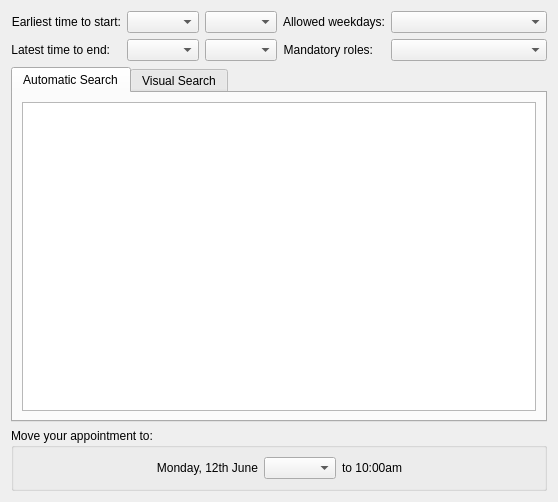
<?xml version="1.0" encoding="UTF-8"?>
<ui version="4.0">
 <class>Dialog</class>
 <widget class="QWidget" name="Dialog">
  <property name="geometry">
   <rect>
    <x>0</x>
    <y>0</y>
    <width>558</width>
    <height>502</height>
   </rect>
  </property>
  <property name="windowTitle">
   <string>Schedule a time</string>
  </property>
  <layout class="QGridLayout" name="gridLayout_2">
   <item row="0" column="0">
    <layout class="QHBoxLayout" name="horizontalLayout_3">
     <item>
      <layout class="QFormLayout" name="formLayout">
       <property name="fieldGrowthPolicy">
        <enum>QFormLayout::ExpandingFieldsGrow</enum>
       </property>
       <item row="0" column="0">
        <widget class="QLabel" name="label">
         <property name="text">
          <string>Earliest time to start:</string>
         </property>
         <property name="alignment">
          <set>Qt::AlignRight|Qt::AlignTrailing|Qt::AlignVCenter</set>
         </property>
        </widget>
       </item>
       <item row="0" column="1">
        <layout class="QHBoxLayout" name="horizontalLayout">
         <item>
          <widget class="KDateComboBox" name="mStartDate"/>
         </item>
         <item>
          <widget class="KTimeComboBox" name="mStartTime"/>
         </item>
        </layout>
       </item>
       <item row="1" column="0">
        <widget class="QLabel" name="label_2">
         <property name="text">
          <string>Latest time to end:</string>
         </property>
         <property name="alignment">
          <set>Qt::AlignRight|Qt::AlignTrailing|Qt::AlignVCenter</set>
         </property>
        </widget>
       </item>
       <item row="1" column="1">
        <layout class="QHBoxLayout" name="horizontalLayout_2">
         <item>
          <widget class="KDateComboBox" name="mEndDate"/>
         </item>
         <item>
          <widget class="KTimeComboBox" name="mEndTime"/>
         </item>
        </layout>
       </item>
      </layout>
     </item>
     <item>
      <layout class="QFormLayout" name="formLayout_2">
       <item row="0" column="0">
        <widget class="QLabel" name="label_3">
         <property name="toolTip">
          <string>Check the weekdays to include in the search.</string>
         </property>
         <property name="statusTip">
          <string/>
         </property>
         <property name="whatsThis">
          <string>Only the checked weekdays will be included in the free time slot search.</string>
         </property>
         <property name="text">
          <string>Allowed weekdays:</string>
         </property>
         <property name="alignment">
          <set>Qt::AlignRight|Qt::AlignTrailing|Qt::AlignVCenter</set>
         </property>
        </widget>
       </item>
       <item row="0" column="1">
        <widget class="KPIM::KWeekdayCheckCombo" name="mWeekdayCombo">
         <property name="sizePolicy">
          <sizepolicy hsizetype="MinimumExpanding" vsizetype="Fixed">
           <horstretch>0</horstretch>
           <verstretch>0</verstretch>
          </sizepolicy>
         </property>
         <property name="toolTip">
          <string>Check the weekdays to include in the search.</string>
         </property>
         <property name="whatsThis">
          <string>Only the checked weekdays will be included in the free time slot search.</string>
         </property>
        </widget>
       </item>
       <item row="1" column="0">
        <widget class="QLabel" name="label_5">
         <property name="toolTip">
          <string>Check the roles to include in the search.</string>
         </property>
         <property name="whatsThis">
          <string>Only the participants with the checked roles will be considered in the free time slot search.</string>
         </property>
         <property name="text">
          <string>Mandatory roles:</string>
         </property>
         <property name="alignment">
          <set>Qt::AlignRight|Qt::AlignTrailing|Qt::AlignVCenter</set>
         </property>
        </widget>
       </item>
       <item row="1" column="1">
        <widget class="KPIM::KCheckComboBox" name="mRolesCombo">
         <property name="sizePolicy">
          <sizepolicy hsizetype="MinimumExpanding" vsizetype="Fixed">
           <horstretch>0</horstretch>
           <verstretch>0</verstretch>
          </sizepolicy>
         </property>
         <property name="toolTip">
          <string>Check the roles to include in the search.</string>
         </property>
         <property name="whatsThis">
          <string>Only the participants with the checked roles will be considered in the free time slot search.</string>
         </property>
        </widget>
       </item>
      </layout>
     </item>
    </layout>
   </item>
   <item row="1" column="0">
    <widget class="QTabWidget" name="mTabWidget">
     <property name="currentIndex">
      <number>0</number>
     </property>
     <widget class="QWidget" name="mTextTab">
      <attribute name="title">
       <string>Automatic Search</string>
      </attribute>
      <layout class="QGridLayout" name="gridLayout">
       <item row="0" column="0">
        <widget class="QTableView" name="mTableView">
         <property name="alternatingRowColors">
          <bool>true</bool>
         </property>
         <property name="selectionMode">
          <enum>QAbstractItemView::SingleSelection</enum>
         </property>
         <property name="selectionBehavior">
          <enum>QAbstractItemView::SelectRows</enum>
         </property>
         <property name="showGrid">
          <bool>false</bool>
         </property>
         <attribute name="horizontalHeaderVisible">
          <bool>false</bool>
         </attribute>
         <attribute name="horizontalHeaderStretchLastSection">
          <bool>true</bool>
         </attribute>
         <attribute name="verticalHeaderVisible">
          <bool>false</bool>
         </attribute>
         <attribute name="verticalHeaderStretchLastSection">
          <bool>false</bool>
         </attribute>
        </widget>
       </item>
      </layout>
     </widget>
     <widget class="QWidget" name="mGanttTab">
      <attribute name="title">
       <string>Visual Search</string>
      </attribute>
     </widget>
    </widget>
   </item>
   <item row="2" column="0">
    <widget class="QGroupBox" name="mMoveApptGroupBox">
     <property name="title">
      <string>Move your appointment to:</string>
     </property>
     <layout class="QVBoxLayout" name="verticalLayout_3">
      <item>
       <layout class="QHBoxLayout" name="horizontalLayout_4">
        <item>
         <spacer name="horizontalSpacer">
          <property name="orientation">
           <enum>Qt::Horizontal</enum>
          </property>
          <property name="sizeHint" stdset="0">
           <size>
            <width>40</width>
            <height>20</height>
           </size>
          </property>
         </spacer>
        </item>
        <item>
         <widget class="QLabel" name="mMoveDayLabel">
          <property name="text">
           <string>Monday, 12th June</string>
          </property>
          <property name="alignment">
           <set>Qt::AlignRight|Qt::AlignTrailing|Qt::AlignVCenter</set>
          </property>
         </widget>
        </item>
        <item>
         <widget class="KTimeComboBox" name="mMoveBeginTimeEdit"/>
        </item>
        <item>
         <widget class="QLabel" name="mMoveEndTimeLabel">
          <property name="text">
           <string>to 10:00am</string>
          </property>
         </widget>
        </item>
        <item>
         <spacer name="horizontalSpacer_2">
          <property name="orientation">
           <enum>Qt::Horizontal</enum>
          </property>
          <property name="sizeHint" stdset="0">
           <size>
            <width>40</width>
            <height>20</height>
           </size>
          </property>
         </spacer>
        </item>
       </layout>
      </item>
     </layout>
    </widget>
   </item>
  </layout>
 </widget>
 <customwidgets>
  <customwidget>
   <class>KTimeComboBox</class>
   <extends>QComboBox</extends>
   <header>ktimecombobox.h</header>
  </customwidget>
  <customwidget>
   <class>KPIM::KCheckComboBox</class>
   <extends>KComboBox</extends>
   <header>libkdepim/widgets/kcheckcombobox.h</header>
  </customwidget>
  <customwidget>
   <class>KDateComboBox</class>
   <extends>QComboBox</extends>
   <header>kdatecombobox.h</header>
  </customwidget>
  <customwidget>
   <class>KComboBox</class>
   <extends>QComboBox</extends>
   <header>kcombobox.h</header>
  </customwidget>
  <customwidget>
   <class>KPIM::KWeekdayCheckCombo</class>
   <extends>KPIM::KCheckComboBox</extends>
   <header>libkdepim/widgets/kweekdaycheckcombo.h</header>
  </customwidget>
 </customwidgets>
 <resources/>
 <connections/>
</ui>
